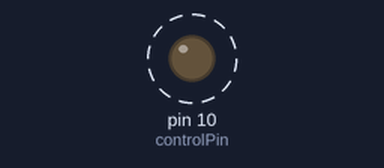
Bench run of a sketch on a simulated Arduino Uno, built with avr-gcc and run on an emulated ATmega328P. Parts: output pins drawn as LEDs (lit = HIGH). Dashed ring = blinking. What the sketch prints to the serial monitor is not drawn.

Above: at 0.2 s.
Timing chart, 0 to 3.0 s (numbered marks = the images above):
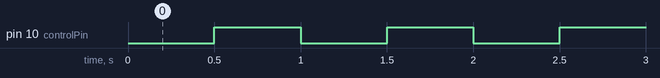

Measured:
- by itself, pin 10 (controlPin): alternates HIGH for 0.50 s and LOW for 0.50 s

The sketch:

relay.ino
```cpp
int val = 0;
int controlPin = 10;
int buttonPin = 6;

void pin_change(void)
{
  val = !val;
}

void setup() {
  Serial.begin(9600);
  pinMode(controlPin, OUTPUT);
  attachInterrupt(buttonPin, pin_change, RISING);
}

void loop() {
  if (val)
  {
      digitalWrite(controlPin, HIGH);
      Serial.println("High");
      val = 0;
  }
  else
  {
      digitalWrite(controlPin, LOW);
      Serial.println("Low");
      val = 1;
  }

  delay(500);
}
```
